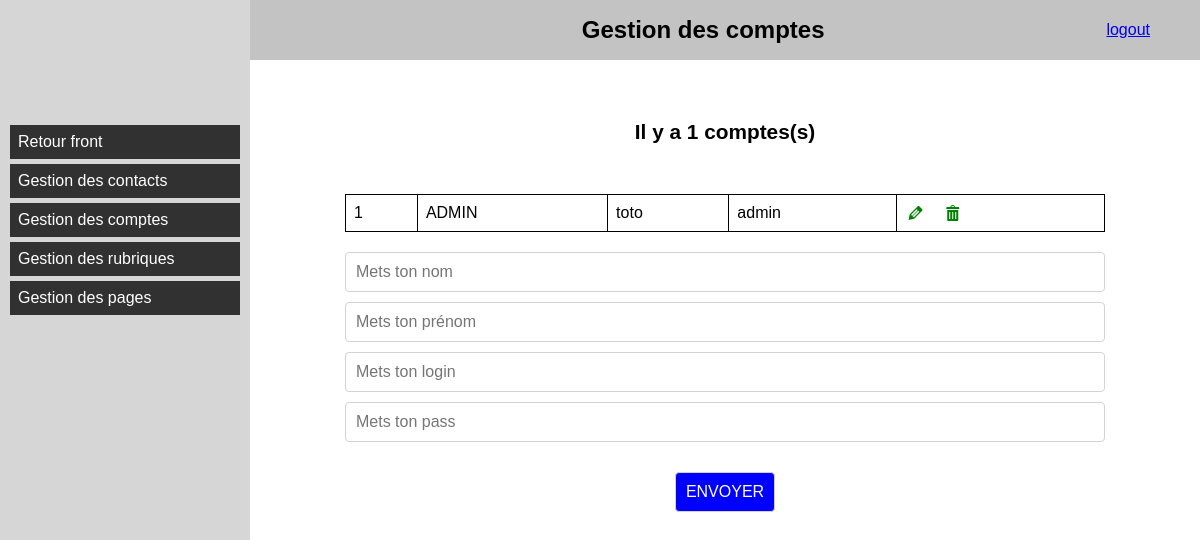
Page /admin/admin.php?action=comptes&cas=ajouter_comptes (signed in) on the committed database.
### tables this page shows
CREATE TABLE `comptes` (
  `id_compte` int(2) NOT NULL,
  `nom_compte` varchar(50) NOT NULL,
  `prenom_compte` varchar(50) NOT NULL,
  `login_compte` varchar(100) NOT NULL,
  `pass_compte` blob NOT NULL
);

### admin/comptes.php (called while the page is built, shortened)
<?php
$tableau=afficher_comptes();
?>

### outils/fonctions.php (the view, shortened to what this page needs)
<?php
function connexion()
	{
	$connexion = mysqli_connect(SERVEUR,LOGIN,PASSE,BASE) or die("Error " . mysqli_error($connexion));
	return $connexion;
	}
function afficher_comptes()
	{
	$connexion=connexion();
	$requete="SELECT * FROM comptes ORDER BY nom_compte ASC";
	$resultat=mysqli_query($connexion, $requete);
	$nb_ligne=mysqli_num_rows($resultat);
	$tableau="<h2>Il y a " . $nb_ligne . " comptes(s)</h2>";
	$tableau.="<table class=\"tab_result\">\n";
	$i=1;
	while($ligne=mysqli_fetch_object($resultat))
		{
		$tableau.="<tr>\n";
		$tableau.="<td>".$i."</td>\n";
		$tableau.="<td>".strtoupper($ligne->nom_compte)."</td>\n";
		$tableau.="<td>".$ligne->prenom_compte."</td>\n";
		$tableau.="<td>".$ligne->login_compte."</td>\n";
		$tableau.="<td>";
		$tableau.="<a href=\"admin.php?action=comptes&cas=confirmer_modification&id_compte=".$ligne->id_compte."&i=".$i."\">
		<span class=\"dashicons dashicons-edit\"></span></a>";
		$tableau.="&nbsp;&nbsp;&nbsp;";
		$tableau.="<a href=\"admin.php?action=comptes&cas=confirmer_suppression&id_compte=".$ligne->id_compte."&i=".$i."\">
		<span class=\"dashicons dashicons-trash\"></span></a>";
		$tableau.="</td>\n";
		$tableau.="</tr>\n";
		$i++;
		}
	$tableau.="</table>\n";
	return $tableau;
	}
?>

### assets/css/back.css (style rules this page uses)
* { padding:0; margin:0; box-sizing:border-box; }
html { scroll-behavior:smooth; }
body { font-family:arial,sans-serif; }
h1 { width:100%; text-align:center; font-size:1.5rem; }
h2 { width:100%; text-align:center; font-size:1.3rem; padding:30px 0; }
#header { width:calc(100vw - 250px); height:60px; position:absolute; top:0; left:250px; z-index:1; background:#c3C3C3; display:flex; align-items:center; padding:0 50px; }
#gauche { width:250px; height:100vh; position:fixed; top:0; left:0; z-index:1; background-color:#D6D6D6; padding:120px 10px 50px; }
#gauche li { margin:5px 0; list-style-type:none; position:relative; }
#gauche li a { padding:8px; text-decoration:none; background-color:#313131; color:#fff; display:block; }
#droite { width:calc(100vw - 250px); height:calc(100vh - 60px); position:absolute; top:60px; left:250px; z-index:1; padding:30px 0; overflow-x:hidden; }
.tab_result { width:80%; margin:20px auto; border:1px solid #000; border-collapse:collapse; }
.tab_result td { border:1px solid #000; padding:8px; }
.tab_result td:last-of-type a { color:green; text-decoration:none; }
#droite form { width:80%; margin:auto; }
#droite form input,#droite form textarea,#droite form select { padding:10px; margin-bottom:10px; display:block; width:100%; border-radius:4px; border:1px solid #d3d3d3; font-family:inherit; font-size:inherit; }
#droite form input[type="submit"] { width:auto; background-color:rgb(0,0,255); color:#fff; margin:30px auto 0; }

### assets/css/yseditor.css (style rules this page uses)
:root { --primary-editor: #a0a0a0; --primary-editor-dark: #868686; --white-editor: #f3f3f3; --white-editor-true: #fff; --black-editor: #232323; --overlay: rgba(0,0,0,.6); }

### rows in the picture
comptes: nom_compte "ADMIN", prenom_compte "toto", login_compte "admin"

### other values in the picture
$nb_ligne "1"
